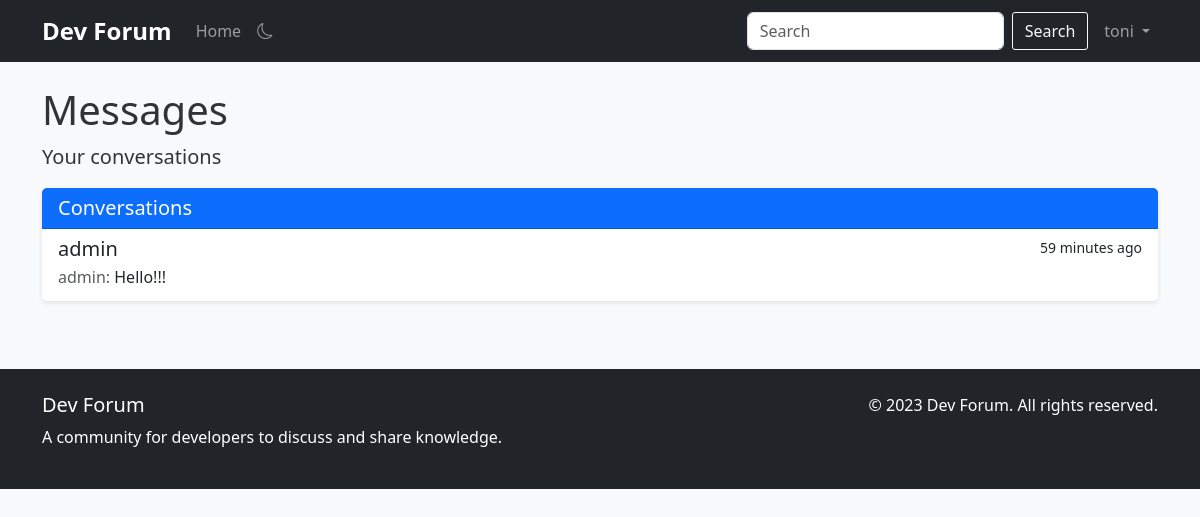
Screenshot of /messages (signed in) with the database file from the repository.
### app.py (models this page shows, shortened)
class User(db.Model, UserMixin):
    id = db.Column(db.Integer, primary_key=True)
    username = db.Column(db.String(80), unique=True, nullable=False, index=True)
    email = db.Column(db.String(120), unique=True, nullable=False, index=True)
    password_hash = db.Column(db.String(128))
    bio = db.Column(db.Text, nullable=True)
    join_date = db.Column(db.DateTime, default=datetime.utcnow, index=True)
    is_admin = db.Column(db.Boolean, default=False)
    posts = db.relationship('Post', backref='author', lazy='dynamic', cascade='all, delete-orphan')
    comments = db.relationship('Comment', backref='author', lazy='dynamic', cascade='all, delete-orphan')

class Message(db.Model):
    id = db.Column(db.Integer, primary_key=True)
    content = db.Column(db.Text, nullable=False)
    created_at = db.Column(db.DateTime, default=datetime.utcnow, index=True)
    is_read = db.Column(db.Boolean, default=False)
    sender_id = db.Column(db.Integer, db.ForeignKey('user.id'), nullable=False, index=True)
    recipient_id = db.Column(db.Integer, db.ForeignKey('user.id'), nullable=False, index=True)
    sender = db.relationship('User', foreign_keys=[sender_id], backref=db.backref('sent_messages', lazy='dynamic'))
    recipient = db.relationship('User', foreign_keys=[recipient_id], backref=db.backref('received_messages', lazy='dynamic'))

### app.py (the view)
@app.route('/messages')
@login_required
def messages():
    sent_to_users = db.session.query(User).join(Message, User.id == Message.recipient_id).filter(Message.sender_id == current_user.id).distinct().all()
    received_from_users = db.session.query(User).join(Message, User.id == Message.sender_id).filter(Message.recipient_id == current_user.id).distinct().all()
    conversation_users = list(set(sent_to_users + received_from_users))
    conversations = []
    for user in conversation_users:
        last_message = Message.query.filter(
            ((Message.sender_id == current_user.id) & (Message.recipient_id == user.id)) |
            ((Message.sender_id == user.id) & (Message.recipient_id == current_user.id))
        ).order_by(Message.created_at.desc()).first()
        unread_count = Message.query.filter_by(
            sender_id=user.id,
            recipient_id=current_user.id,
            is_read=False
        ).count()
        conversations.append({
            'user': user,
            'last_message': last_message,
            'unread_count': unread_count
        })
    conversations.sort(key=lambda x: x['last_message'].created_at if x['last_message'] else datetime.min, reverse=True)
    return render_template('messages.html', conversations=conversations)

### app.py (called while the page is built)
@app.template_filter('time_since')
def time_since(dt):
    now = datetime.utcnow()
    diff = now - dt
    if diff.days > 365:
        years = diff.days // 365
        return f"{years} year{'s' if years > 1 else ''} ago"
    elif diff.days > 30:
        months = diff.days // 30
        return f"{months} month{'s' if months > 1 else ''} ago"
    elif diff.days > 0:
        return f"{diff.days} day{'s' if diff.days > 1 else ''} ago"
    elif diff.seconds > 3600:
        hours = diff.seconds // 3600
        return f"{hours} hour{'s' if hours > 1 else ''} ago"
    elif diff.seconds > 60:
        minutes = diff.seconds // 60
        return f"{minutes} minute{'s' if minutes > 1 else ''} ago"
    else:
        return "just now"

@login_manager.user_loader
def load_user(user_id):
    return User.query.get(int(user_id))

@app.context_processor
def utility_processor():
    def recent_topics(limit=5):
        return Topic.query.order_by(Topic.created_at.desc()).limit(limit).all()
    def recent_posts(limit=5):
        return Post.query.order_by(Post.created_at.desc()).limit(limit).all()
    def user_count():
        return User.query.count()
    def topic_count():
        return Topic.query.count()
    def post_count():
        return Post.query.count()
    return {
        'recent_topics': recent_topics,
        'recent_posts': recent_posts,
        'user_count': user_count,
        'topic_count': topic_count,
        'post_count': post_count
    }

### templates/messages.html (shortened to what this page needs)
{% extends "base.html" %}
{% block content %}
<div class="row">
    <div class="col-md-12">
        <h1>Messages</h1>
        <p class="lead">Your conversations</p>
        <div class="card">
            <div class="card-header bg-primary text-white">
                <h5 class="mb-0">Conversations</h5>
            </div>
            <div class="list-group list-group-flush">
                {% for conversation in conversations %}
                <a href="{{ url_for('conversation', username=conversation.user.username) }}" class="list-group-item list-group-item-action">
                    <div class="d-flex w-100 justify-content-between">
                        <h5 class="mb-1">
                            {{ conversation.user.username }}
                        </h5>
                        <small>
                            {% if conversation.last_message %}
                            {{ conversation.last_message.created_at|time_since }}
                            {% endif %}
                        </small>
                    </div>
                    {% if conversation.last_message %}
                    <p class="mb-1">
                        {% if conversation.last_message.sender_id == current_user.id %}
                        <span class="text-muted">You:</span>
                        {% else %}
                        <span class="text-muted">{{ conversation.user.username }}:</span>
                        {% endif %}
                        {{ conversation.last_message.content|truncate(100) }}
                    </p>
                    {% else %}
                    <p class="mb-1 text-muted">No messages yet</p>
                    {% endif %}
                </a>
                {% else %}
                <div class="list-group-item">
                    <p class="mb-0">You don't have any conversations yet.</p>
                    <p class="mb-0">Visit a user's profile to start a conversation.</p>
                </div>
                {% endfor %}
            </div>
        </div>
    </div>
</div>
{% endblock %}

### templates/base.html (shortened to what this page needs)
<!DOCTYPE html>
<html lang="en">
<head>
    <link href="https://cdn.jsdelivr.net/npm/bootstrap@5.3.0-alpha1/dist/css/bootstrap.min.css" rel="stylesheet">
    <link rel="stylesheet" href="https://cdn.jsdelivr.net/npm/bootstrap-icons@1.10.3/font/bootstrap-icons.css">
    <link rel="stylesheet" href="{{ url_for('static', filename='css/style.css') }}">
</head>
<body>
    <nav class="navbar navbar-expand-lg navbar-dark bg-dark">
        <div class="container">
            <a class="navbar-brand" href="{{ url_for('index') }}">Dev Forum</a>
            <div class="collapse navbar-collapse" id="navbarNav">
                <ul class="navbar-nav me-auto">
                    <li class="nav-item">
                        <a class="nav-link" href="{{ url_for('index') }}">Home</a>
                    </li>
                </ul>
                <form class="d-flex me-2" action="{{ url_for('search') }}" method="get">
                    <input class="form-control me-2" type="search" name="query" placeholder="Search" aria-label="Search">
                    <button class="btn btn-outline-light" type="submit">Search</button>
                </form>
                <ul class="navbar-nav">
                    {% if current_user.is_authenticated %}
                    <li class="nav-item dropdown">
                        <a class="nav-link dropdown-toggle" href="#" id="navbarDropdown" role="button" data-bs-toggle="dropdown" aria-expanded="false">
                            {{ current_user.username }}
                        </a>
                    </li>
                    {% endif %}
                </ul>
            </div>
        </div>
    </nav>
    <div class="container mt-4">
        {% block content %}{% endblock %}
    </div>
    <footer class="bg-dark text-white mt-5 py-4">
        <div class="container">
            <div class="row">
                <div class="col-md-6">
                    <h5>Dev Forum</h5>
                    <p>A community for developers to discuss and share knowledge.</p>
                </div>
                <div class="col-md-6 text-md-end">
                    <p>&copy; 2023 Dev Forum. All rights reserved.</p>
                </div>
            </div>
        </div>
    </footer>
</body>
</html>

### static/css/style.css (style rules this page uses)
body { font-family: 'Segoe UI', Tahoma, Geneva, Verdana, sans-serif; background-color: #f8f9fa; color: #333; }
.navbar-brand { font-weight: bold; font-size: 1.5rem; }
.card { box-shadow: 0 2px 4px rgba(0, 0, 0, 0.1); border: none; margin-bottom: 20px; }
.card-header { font-weight: bold; }
footer { margin-top: 50px; }
.btn { border-radius: 3px; }

### rows the page displays
User: username "toni"
User: user.username "admin", user.username "admin"
Message: last_message.created_at "59 minutes ago", last_message.content "Hello!!!"
